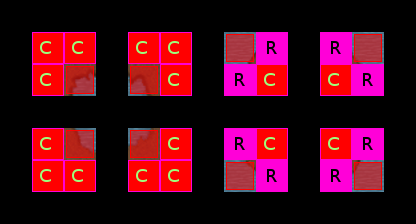

A 2D game scene composited from a Tiled map and its tileset images. What follows is a short description and the map's XML, with each tile layer's data collapsed to a summary:
An orthogonal 13x7 tile map with 32x32 px tiles, 5 tile layers (ruleRegions, ruleSet, rule_Ground-automatic, rule_Over-automatic, ...), 4 tilesets.

<map version="1.0" orientation="orthogonal" width="13" height="7" tilewidth="32" tileheight="32">
 <tileset firstgid="1" name="collision1_32_32" tilewidth="32" tileheight="32">
  <image source="../graphics/tiles/collision1_32_32.png" width="1024" height="1024" />
 </tileset>
 <tileset firstgid="1025" name="automapping_set_cave_32_32" tilewidth="32" tileheight="32">
  <image source="../graphics/tiles/automapping_set_cave_32_32.png" width="1024" height="1024" />
 </tileset>
 <tileset firstgid="2049" name="automapping_set_rules_32_32" tilewidth="32" tileheight="32">
  <image source="../graphics/tiles/automapping_set_rules_32_32.png" width="1024" height="1024" />
 </tileset>
 <tileset firstgid="3073" name="cave3_32_32" tilewidth="32" tileheight="32">
  <image source="../graphics/tiles/cave3_32_32.png" width="1024" height="1024" />
 </tileset>
 <layer name="ruleRegions" width="13" height="7">
  <data>[91 cells, 32 non-empty, 1 distinct tile ids]</data>
 </layer>
 <layer name="ruleSet" width="13" height="7">
  <data>[91 cells, 32 non-empty, 2 distinct tile ids]</data>
 </layer>
 <layer name="rule_Ground-automatic" width="13" height="7">
  <data>[91 cells, 8 non-empty, 8 distinct tile ids]</data>
 </layer>
 <layer name="rule_Over-automatic" width="13" height="7">
  <data>[91 cells, 0 non-empty, 0 distinct tile ids]</data>
 </layer>
 <layer name="rule_Collision-automatic" width="13" height="7">
  <data>[91 cells, 8 non-empty, 1 distinct tile ids]</data>
 </layer>
</map>
